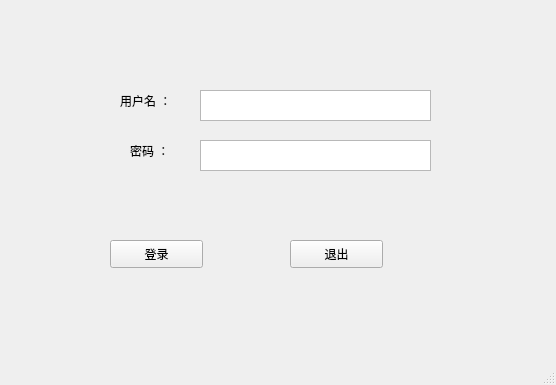
<?xml version="1.0" encoding="UTF-8"?>
<ui version="4.0">
 <class>LoginWindow</class>
 <widget class="QMainWindow" name="LoginWindow">
  <property name="geometry">
   <rect>
    <x>0</x>
    <y>0</y>
    <width>556</width>
    <height>385</height>
   </rect>
  </property>
  <property name="windowTitle">
   <string>MainWindow</string>
  </property>
  <widget class="QWidget" name="centralwidget">
   <widget class="QTextEdit" name="textEdit">
    <property name="geometry">
     <rect>
      <x>200</x>
      <y>90</y>
      <width>231</width>
      <height>31</height>
     </rect>
    </property>
   </widget>
   <widget class="QTextEdit" name="textEdit_2">
    <property name="geometry">
     <rect>
      <x>200</x>
      <y>140</y>
      <width>231</width>
      <height>31</height>
     </rect>
    </property>
   </widget>
   <widget class="QPushButton" name="pushButton">
    <property name="geometry">
     <rect>
      <x>110</x>
      <y>240</y>
      <width>93</width>
      <height>28</height>
     </rect>
    </property>
    <property name="text">
     <string>登录</string>
    </property>
   </widget>
   <widget class="QPushButton" name="pushButton_2">
    <property name="geometry">
     <rect>
      <x>290</x>
      <y>240</y>
      <width>93</width>
      <height>28</height>
     </rect>
    </property>
    <property name="text">
     <string>退出</string>
    </property>
   </widget>
   <widget class="QLabel" name="label">
    <property name="geometry">
     <rect>
      <x>120</x>
      <y>80</y>
      <width>81</width>
      <height>41</height>
     </rect>
    </property>
    <property name="text">
     <string>用户名 ：</string>
    </property>
   </widget>
   <widget class="QLabel" name="label_2">
    <property name="geometry">
     <rect>
      <x>130</x>
      <y>130</y>
      <width>81</width>
      <height>41</height>
     </rect>
    </property>
    <property name="text">
     <string>密码 ：</string>
    </property>
   </widget>
  </widget>
  <widget class="QMenuBar" name="menubar">
   <property name="geometry">
    <rect>
     <x>0</x>
     <y>0</y>
     <width>556</width>
     <height>26</height>
    </rect>
   </property>
  </widget>
  <widget class="QStatusBar" name="statusbar"/>
 </widget>
 <resources/>
 <connections/>
</ui>
